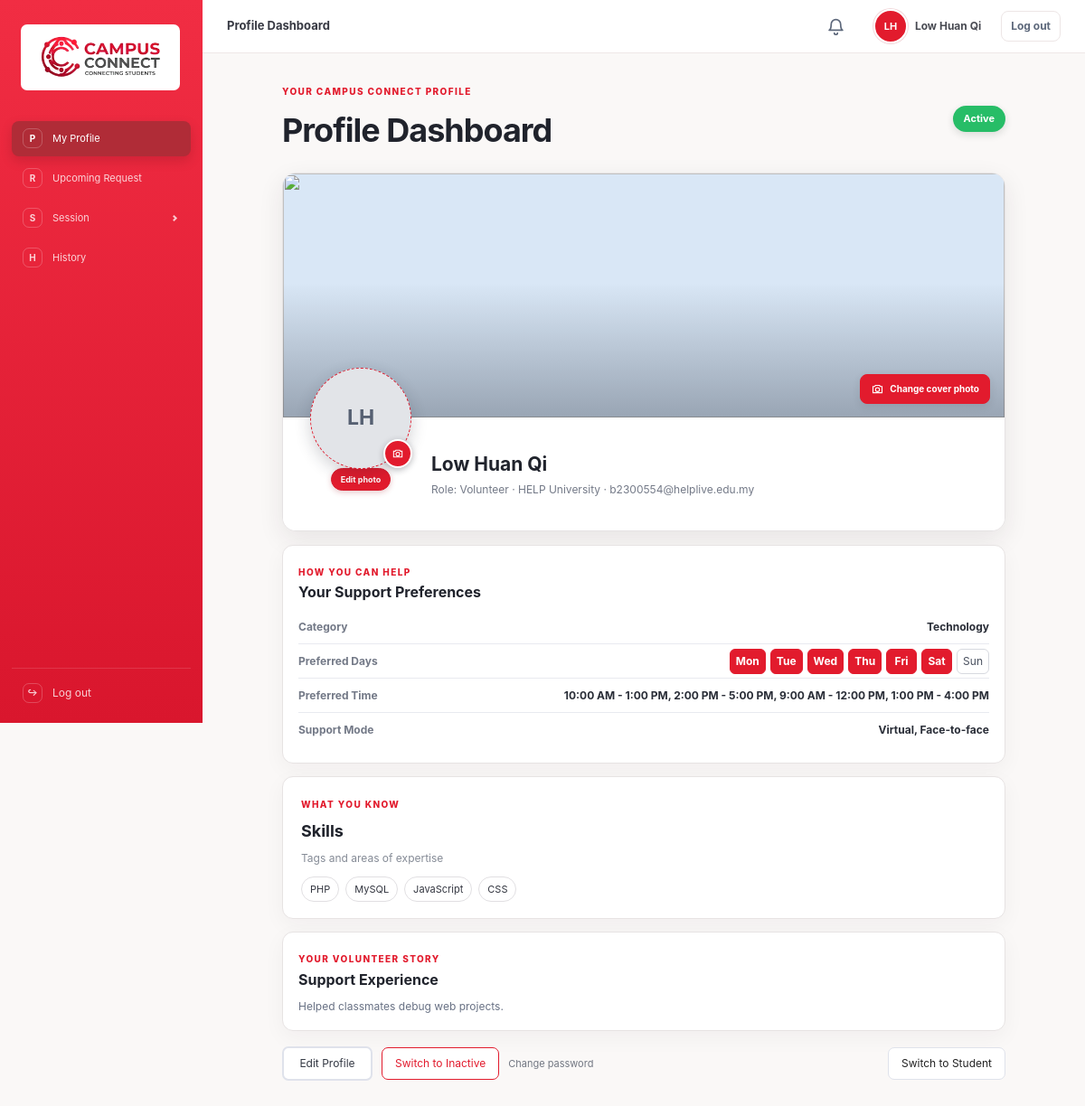
/backend/profile_management/volunteer.php (signed in), run on the app's committed database.
### tables this page shows
CREATE TABLE users (
    id                        INT AUTO_INCREMENT PRIMARY KEY,
    student_id                VARCHAR(30)   NOT NULL,
    email                     VARCHAR(150)  NOT NULL,
    personalemail             VARCHAR(150)  NULL,
    full_name                 VARCHAR(100)  NOT NULL,
    university_name           VARCHAR(100)  NOT NULL,
    password_hash             VARCHAR(255)  NOT NULL,
    picture_url               VARCHAR(255)  NULL,
    cover_photo_url           VARCHAR(255)  NULL,
    volunteer_picture_url     VARCHAR(255)  NULL,
    volunteer_cover_photo_url VARCHAR(255)  NULL,
    education                 VARCHAR(500)  NULL,
    skills                    VARCHAR(500)  NULL,
    support_experience        VARCHAR(1000) NULL,
    tfa_code                  VARCHAR(255)  NULL,
    tfa_expiry                DATETIME      NULL,
    failed_attempts           INT           NOT NULL DEFAULT 0,
    locked_until              DATETIME      NULL,
    remember_token_hash       CHAR(64)      NULL,
    remember_expires          DATETIME      NULL,
    reset_code                VARCHAR(6)    NULL,
    reset_expiry              DATETIME      NULL,
    is_volunteer              CHAR(1)       NOT NULL DEFAULT 'N',
    is_active                 CHAR(1)       NOT NULL DEFAULT 'N',
    created_at                DATETIME      NOT NULL DEFAULT CURRENT_TIMESTAMP,
    CONSTRAINT uq_users_email      UNIQUE (email),
    CONSTRAINT uq_users_student_id UNIQUE (student_id),
    CONSTRAINT chk_users_volunteer CHECK (is_volunteer IN ('Y', 'N')),
    CONSTRAINT chk_users_active    CHECK (is_active IN ('Y', 'N'))
);

### backend/general/account_functions.php (called while the page is built, shortened)
<?php
require_once __DIR__ . '/db.php';
function e($value): string {
    return htmlspecialchars((string)$value, ENT_QUOTES, 'UTF-8');
}
function current_user(): ?array {
    global $pdo;
    $stmt = $pdo->prepare('SELECT * FROM users WHERE id = ?');
    $stmt->execute([$_SESSION['user_id']]);
    $user = $stmt->fetch();
    return $user ?: null;
}
?>

### backend/profile_management/volunteer.php (the view, shortened to what this page needs)
<?php
require_once dirname(__DIR__) . '/general/account_functions.php';
require_once dirname(__DIR__) . '/general/dashboard_header.php';
$user = current_user();
$profilePicture = $user['volunteer_picture_url'] ?? '';
$coverPhoto = $user['volunteer_cover_photo_url'] ?? '';
$stmt = $pdo->prepare('SELECT category, preferred_day, start_time, end_time, support_mode, is_available FROM volunteers WHERE user_id = ? ORDER BY FIELD(preferred_day, \'Monday\', \'Tuesday\', \'Wednesday\', \'Thursday\', \'Friday\', \'Saturday\', \'Sunday\'), start_time');
$stmt->execute([$user['id']]);
$slots = $stmt->fetchAll();
$available = (bool)array_filter($slots, static fn($slot) => ($slot['is_available'] ?? 'N') === 'Y');
$categories = array_values(array_unique(array_column($slots, 'category')));
$skills = array_filter(array_map('trim', explode(',', (string)($user['skills'] ?? ''))));
$days = array_values(array_unique(array_column($slots, 'preferred_day')));
$times = array_values(array_unique(array_map(static fn($slot) => date('g:i A', strtotime($slot['start_time'])) . ' - ' . date('g:i A', strtotime($slot['end_time'])), $slots)));
$modes = array_values(array_unique(array_map(static fn($slot) => $slot['support_mode'] === 'Online' ? 'Virtual' : $slot['support_mode'], $slots)));
$initials = '';
foreach (array_slice(preg_split('/\s+/', trim($user['full_name'] ?? 'Student')), 0, 2) as $part) $initials .= strtoupper(substr($part, 0, 1));
?>
<!DOCTYPE html>
<html lang="en">
<head>
    <link rel="stylesheet" href="<?= BASE_URL ?>/frontend/css/style.css">
    <link rel="stylesheet" href="<?= BASE_URL ?>/frontend/css/profile.css">
</head>
<body class="account-page dashboard-page profile-view-page volunteer-profile-page">
<div class="dashboard-app">
<?php include dirname(__DIR__) . '/general/account_sidebar.php'; ?>
<main class="dashboard-main">
    <?= renderDashboardHeader('Profile Dashboard', $user) ?>
    <div class="dashboard-shell profile-dashboard-shell volunteer-profile-shell">
        <div class="profile-page-heading volunteer-profile-heading"><div><span class="account-eyebrow">YOUR CAMPUS CONNECT PROFILE</span><h1>Profile Dashboard</h1></div><span class="volunteer-status <?= $available ? 'is-active' : 'is-paused' ?>"><?= $available ? 'Active' : 'Inactive' ?></span></div>
        <section class="profile-showcase-card">
            <a class="profile-cover" href="<?= BASE_URL ?>/profile_cover.php" aria-label="Change cover photo">
                <img class="profile-cover-image" src="<?= e($coverPhoto ?: BASE_URL . '/frontend/images/help-university-building.png') ?>" alt="">
                <span class="profile-cover-action"><svg viewBox="0 0 24 24" aria-hidden="true"><path d="M4 7.5h3l1.4-2h7.2l1.4 2h3v11H4z"/><circle cx="12" cy="13" r="3.5"/></svg>Change cover photo</span>
            </a>
            <div class="profile-identity-card">
                <div class="profile-avatar-wrap">
                    <a class="profile-identity-avatar<?= empty($profilePicture) ? ' is-empty' : '' ?>" href="<?= BASE_URL ?>/profile_picture.php" aria-label="Change profile photo"><?php if ($profilePicture): ?><img src="<?= e($profilePicture) ?>" alt=""><?php else: ?><span><?= e($initials) ?></span><?php endif; ?></a>
                    <a class="profile-avatar-camera" href="<?= BASE_URL ?>/profile_picture.php" aria-label="Change profile photo"><svg viewBox="0 0 24 24" aria-hidden="true"><path d="M4 7.5h3l1.4-2h7.2l1.4 2h3v11H4z"/><circle cx="12" cy="13" r="3.5"/></svg></a>
                    <a class="profile-photo-edit" href="<?= BASE_URL ?>/profile_picture.php">Edit photo</a>
                </div>
                <div class="profile-identity-copy"><h2><?= e($user['full_name']) ?></h2><p>Role: Volunteer <span aria-hidden="true">·</span> <?= e($user['university_name'] ?? 'Campus Connect') ?> <span aria-hidden="true">·</span> <?= e($user['email']) ?></p></div>
            </div>
        </section>
        <section class="volunteer-preferences-card">
            <span class="account-eyebrow">HOW YOU CAN HELP</span>
            <h2>Your Support Preferences</h2>
            <div class="volunteer-preference-row"><span>Category</span><strong><?= $categories ? e(implode(', ', $categories)) : 'Not set' ?></strong></div>
            <div class="volunteer-preference-row"><span>Preferred Days</span><div class="volunteer-profile-days"><?php foreach (['Monday','Tuesday','Wednesday','Thursday','Friday','Saturday','Sunday'] as $day): ?><span class="<?= in_array($day, $days, true) ? 'is-selected' : '' ?>"><?= e(substr($day, 0, 3)) ?></span><?php endforeach; ?></div></div>
            <div class="volunteer-preference-row"><span>Preferred Time</span><strong><?= $times ? e(implode(', ', $times)) : 'Not set' ?></strong></div>
            <div class="volunteer-preference-row"><span>Support Mode</span><strong><?= $modes ? e(implode(', ', $modes)) : 'Not set' ?></strong></div>
        </section>
        <section class="volunteer-skills-card"><span class="account-eyebrow">WHAT YOU KNOW</span><h2>Skills</h2><p class="profile-skill-hint">Tags and areas of expertise</p><div class="profile-skill-list"><?php foreach ($skills as $skill): ?><span><?= e($skill) ?></span><?php endforeach; ?><?php if (!$skills): ?><span class="profile-empty-skill">Add skills to help students find you.</span><?php endif; ?></div></section>
        <section class="volunteer-experience-card"><span class="account-eyebrow">YOUR VOLUNTEER STORY</span><h2>Support Experience</h2><p><?= nl2br(e($user['support_experience'] ?: 'Add your peer support, teaching, mentoring, or volunteering experience to help students get to know you.')) ?></p></section>
        <div class="volunteer-profile-actions">
            <a class="btn btn-secondary" href="<?= BASE_URL ?>/edit_profile.php">Edit Profile</a>
            <?php if ($isVolunteer): ?>
                <form method="post"><button class="btn <?= $available ? 'btn-inactive' : 'btn-primary' ?>" type="submit">Switch to <?= $available ? 'Inactive' : 'Active' ?></button></form>
                <a class="profile-security-link" href="<?= BASE_URL ?>/change_password.php">Change password</a>
                <form method="post"><input type="hidden" name="csrf_token" value="<?= e(csrf_token()) ?>"><input type="hidden" name="action" value="student"><button class="btn btn-plain" type="submit">Switch to Student</button></form>
            <?php else: ?>
                <form method="post"><input type="hidden" name="csrf_token" value="<?= e(csrf_token()) ?>"><input type="hidden" name="action" value="volunteer"><button class="btn btn-primary" type="submit">Switch to Volunteer</button></form>
            <?php endif; ?>
        </div>
    </div>
</main>
</div>
</body>
</html>

### backend/general/dashboard_header.php (shortened to what this page needs)
<?php
function renderDashboardHeader(string $title, array $user, ?array $back = null, int $unreadNotifications = 0): string
{
    $backLink = '';
    $isVolunteer = ($user['is_volunteer'] ?? 'N') === 'Y';
    $name        = $user['full_name'] ?? 'Student';
    $picture     = $isVolunteer ? ($user['volunteer_picture_url'] ?? '') : ($user['picture_url'] ?? '');
    $initials = '';
    foreach (array_slice(preg_split('/\s+/', trim($name)), 0, 2) as $part) {
        $initials .= strtoupper(substr($part, 0, 1));
    }
    $avatar = $picture
        ? '<img src="' . htmlspecialchars($picture) . '" alt="">'
        : htmlspecialchars($initials);
    $bellLabel = $unreadNotifications > 0 ? "Notifications, $unreadNotifications unread" : 'Notifications';
    $bell = '<a class="dashboard-bell" href="' . BASE_URL . '/backend/notification_management/notifications.php" title="Notifications" aria-label="' . $bellLabel . '">'
          . '<svg viewBox="0 0 24 24" aria-hidden="true"><path d="M6 9a6 6 0 0 1 12 0c0 6 2.5 7.5 2.5 7.5h-17S6 15 6 9z"/><path d="M10 20a2 2 0 0 0 4 0"/></svg>'
          . ($unreadNotifications > 0 ? '<span class="dashboard-bell-badge">' . ($unreadNotifications > 9 ? '9+' : $unreadNotifications) . '</span>' : '')
          . '</a>';
    return '<header class="dashboard-header">'
         . '<div class="dashboard-header-title">' . $backLink . '<span>' . htmlspecialchars($title) . '</span></div>'
         . '<nav class="dashboard-nav" aria-label="Account navigation">'
         . $bell
         . '<a class="dashboard-user-chip" href="' . BASE_URL . ($isVolunteer ? '/volunteer.php' : '/profile.php') . '" aria-label="View your profile">'
         . '<span class="dashboard-user-avatar">' . $avatar . '</span>' . htmlspecialchars($name) . '</a>'
         . '<a class="dashboard-logout" href="' . BASE_URL . '/logout.php">Log out</a>'
         . '</nav></header>';
}

### frontend/css/style.css (style rules this page uses)
:root { --red: #e21b2d; --red-dark: #c41225; --red-light: #fff0f1; --text: #222222; --muted: #6b6b6b; --border: #e3d5d5; --bg: #ffffff; --success: #2e7d32; --radius: 6px; }
* { box-sizing: border-box; }
body { margin: 0; font-family: Arial, Helvetica, sans-serif; font-size: 17px; color: var(--text); background: var(--bg); line-height: 1.5; }
h1 { font-size: 26px; margin: 0 0 8px; }
h2 { font-size: 20px; margin: 0 0 12px; }
.btn { display: inline-block; padding: 12px 20px; border-radius: var(--radius); border: 2px solid transparent; font-family: inherit; font-size: 16px; line-height: 1.4; cursor: pointer; text-decoration: none; text-align: center; }
.btn-secondary { background: #fff; color: var(--red); border: 2px solid var(--red); }
.btn-plain { background: #f2f2f2; color: var(--text); }
.account-page { min-height: 100vh; margin: 0; color: #1b2435; background: #f7f8fc; font-family: Inter, "Segoe UI", Arial, sans-serif; font-size: 15px; }
.account-eyebrow { color: #8179dc; font-size: 10px; font-weight: 800; letter-spacing: .14em; }
.dashboard-page { min-height: 100vh; }
.dashboard-header { display: flex; align-items: center; justify-content: space-between; min-height: 72px; padding: 0 max(24px, calc((100% - 1080px) / 2)); border-bottom: 1px solid #e8eaf0; background: #fff; }
.dashboard-nav { display: flex; align-items: center; gap: 22px; }
.dashboard-nav a { color: #5d687b; font-size: 12px; font-weight: 650; text-decoration: none; }
.dashboard-nav .dashboard-logout { padding: 9px 13px; border: 1px solid #e3e5ed; border-radius: 8px; }
.dashboard-shell { width: min(100% - 40px, 960px); margin: 0 auto; padding: 45px 0 60px; }
.account-page { --account-red: #e21b2d; --account-red-dark: #c41225; --account-red-soft: #fff0f1; --account-ink: #20232c; --account-muted: #737784; color: var(--account-ink); background: #faf8f7; }
.account-brand > span:last-child,.account-eyebrow,.account-switch a,.account-page .help-text { color: var(--account-red); }
.security-main,.dashboard-main { min-width: 0; }
.security-topbar,.dashboard-header { display: flex; align-items: center; justify-content: space-between; min-height: 65px; padding: 0 clamp(22px, 4vw, 54px); border-bottom: 1px solid #eee8e7; background: #fff; }
.dashboard-app { display: grid; grid-template-columns: 224px minmax(0,1fr); min-height: 100vh; }
.dashboard-header { position: sticky; top: 0; z-index: 10; min-height: 59px; padding: 0 27px; }
.dashboard-header-title { display: flex; align-items: center; gap: 6px; color: #373943; font-size: 13px; font-weight: 700; }
.dashboard-user-chip { display: flex; align-items: center; gap: 8px; color: #484a52 !important; }
.dashboard-user-chip .dashboard-user-avatar { display: grid; place-items: center; flex: 0 0 38px; width: 38px; height: 38px; overflow: hidden; border: 2px solid #fff; border-radius: 50%; color: #fff; background: var(--account-red, #e21b2d); box-shadow: 0 0 0 1px #f2d9dc; font-size: 11px; font-weight: 750; }
.dashboard-header .dashboard-logout { padding: 7px 10px; border-color: #ede6e6; }
.dashboard-nav .dashboard-bell { position: relative; display: grid; place-items: center; width: 38px; height: 38px; border-radius: 50%; color: #5d687b; transition: background 0.15s, color 0.15s; }
.dashboard-bell svg { width: 21px; height: 21px; fill: none; stroke: currentColor; stroke-width: 1.9; stroke-linecap: round; stroke-linejoin: round; }
.dashboard-shell { width: min(1030px, calc(100% - 54px)); padding: 27px 0 45px; }

### data on the page
users: full_name "Low Huan Qi", university_name "HELP University", email "b2300554@helplive.edu.my", skills "PHP", skills "MySQL", skills "JavaScript", skills "CSS", support_experience "Helped classmates debug web projects."

### other printed values
$title "Profile Dashboard"
$initials "LH"
implode(', ', $categories) "Technology"
substr($day, 0, 3) "Mon"
substr($day, 0, 3) "Tue"
substr($day, 0, 3) "Wed"
substr($day, 0, 3) "Thu"
substr($day, 0, 3) "Fri"
substr($day, 0, 3) "Sat"
substr($day, 0, 3) "Sun"
implode(', ', $times) "10:00 AM - 1:00 PM, 2:00 PM - 5:00 PM, 9:00 AM - 12:00 PM, 1:00 PM - 4:00 PM"
implode(', ', $modes) "Virtual, Face-to-face"
